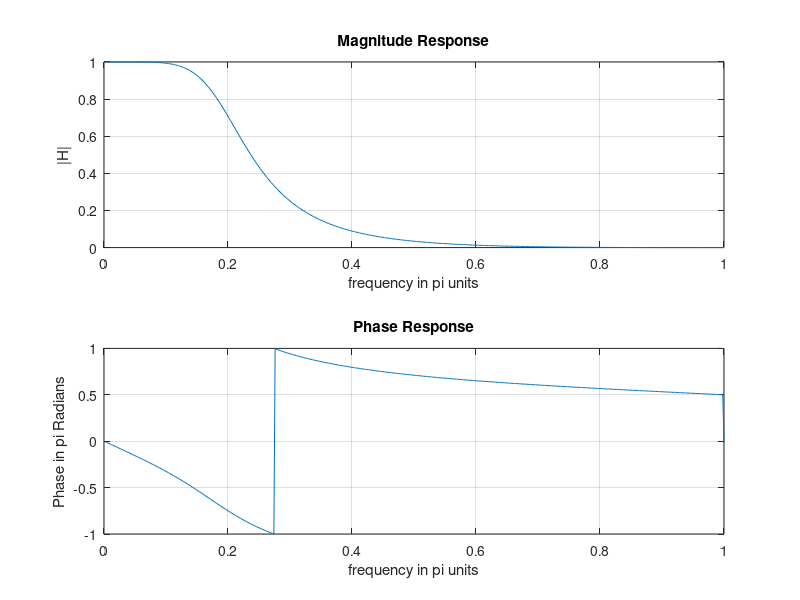

The MATLAB source for this figure:
%Example 3.16
b = [0.0181,  0.0543, 0.0543,  0.0181];
a = [1.0000, -1.7600, 1.1829, -0.2781];
m = 0:length(b)-1; l = 0:length(a)-1;

K = 500; k = 1:1:K;
w = pi*k/K;

num = b * exp(-j*m'*w);
den = a * exp(-j*l'*w);
H = num ./ den;

magH = abs(H); angH = angle(H);

subplot(2,1,1); plot(w/pi,magH); grid; axis([0,1,0,1])
xlabel('frequency in pi units'); ylabel('|H|');
title('Magnitude Response');

subplot(2,1,2); plot(w/pi,angH/pi); grid
xlabel('frequency in pi units'); ylabel('Phase in pi Radians');
title('Phase Response');

